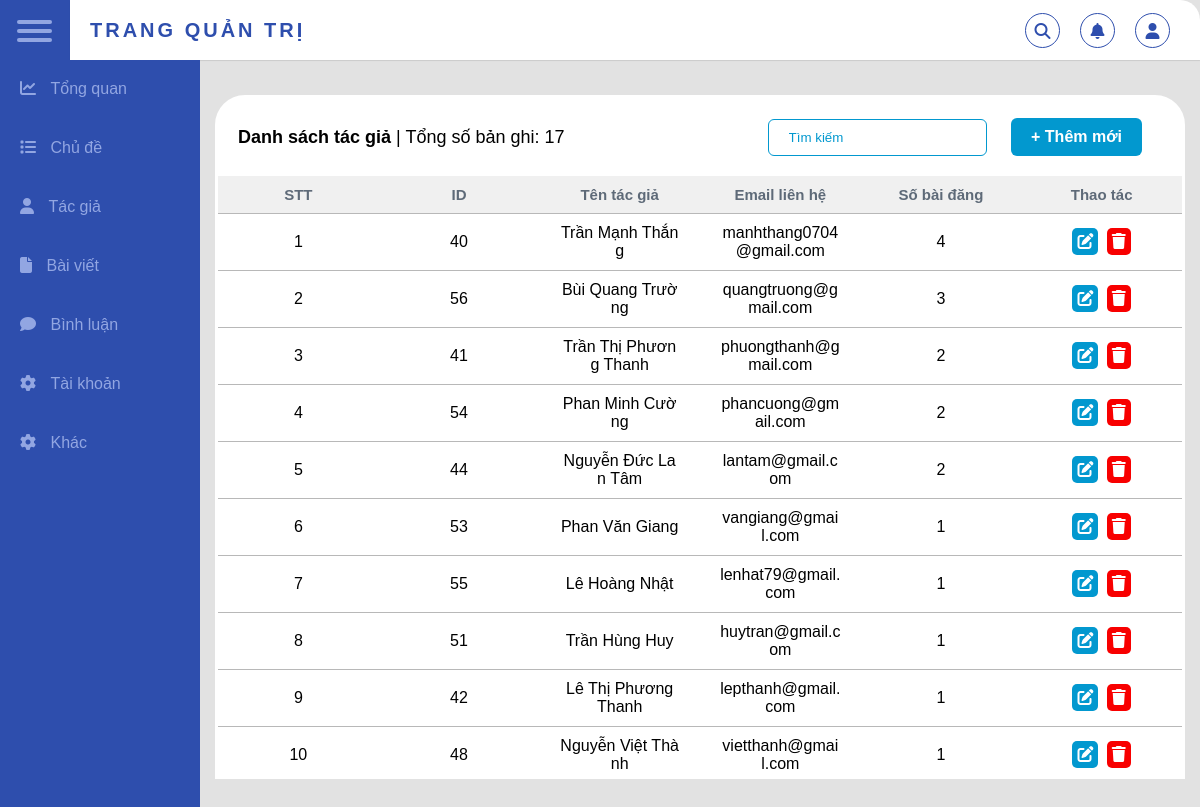
The app's page /Main/backend/author_list.php with its own data.
### tables this page shows
CREATE TABLE `author` (
  `author_id` int NOT NULL,
  `author_name` varchar(255) NOT NULL,
  `author_mail` varchar(255) NOT NULL
);

### Main/backend/database.php (called while the page is built, shortened)
<?php
class Database
{
    public $host = "localhost";
    public $user = "root";
    public $pass  = "";
    public $dbname  = "review";
    public $link;
    private function connectDB()
    {
        $this->link = new mysqli(
            $this->host,
            $this->user,
            $this->pass,
            $this->dbname
        );
    }
    public function select($query)
    {
        $result = $this->link->query($query) or
            die($this->link->error . __LINE__);
        if ($result->num_rows > 0) {
            return $result;
        } else {
            return false;
        }
    }
}

### Main/backend/author_class.php (called while the page is built, shortened)
<?php
include_once "database.php";
?>
<?php
class author
{
    private $db;
    public function __construct()
    {
        $this->db = new Database();
    }
    public function show_author()
    {
        $query = "SELECT author.*, COUNT(baiviet.baiviet_id)
                 FROM author LEFT JOIN baiviet ON author.author_id = baiviet.author_id
                 GROUP BY author_name, author_id, author_mail
                 ORDER BY COUNT(baiviet.baiviet_id) DESC";
        $result = $this->db->select($query);
        return $result;
    }
    public function count_author()
    {
        $query = "SELECT COUNT(*) FROM author";
        $result = $this->db->select($query);
        return $result;
    }
}
?>

### Main/backend/author_list.php (the view, shortened to what this page needs)
<?php
include "header_backend.php";
include_once "author_class.php";
?>
<?php
$author = new author;
$show_author = $author->show_author();
$total_author = $author->count_author();
?>
<link rel="stylesheet" href="../css/sticky_table.css" />
<link rel="stylesheet" href="../css/dialog_final.css" />
<link rel="stylesheet" href="https://cdnjs.cloudflare.com/ajax/libs/font-awesome/6.5.2/css/all.min.css" />
<div class="table">
    <div class="table_header">
        <?php
        $result_total_author = $total_author->fetch_assoc();
        ?>
        <p><b>Danh sách tác giả</b> | Tổng số bản ghi: <?php echo $result_total_author['COUNT(*)']; ?></p>
        <div class="right-conner">
            <input type="text" id="searchInput" name="search_author" placeholder="Tìm kiếm" />
            <a href="#my-dialog-add" class="button">+ Thêm mới</a>
                    <?php include "author_add.php"; ?>
        </div>
    </div>
    <div class="table_section">
        <table>
            <thead>
                <tr>
                    <th>STT</th>
                    <th>ID</th>
                    <th>Tên tác giả</th>
                    <th>Email liên hệ</th>
                    <th>Số bài đăng</th>
                    <th>Thao tác</th>
                </tr>
            </thead>
            <tbody>
                <?php
                if ($show_author) {
                    $i = 0;
                    while ($result = $show_author->fetch_assoc()) {
                        $i++;
                ?>
                        <tr>
                            <td><?php echo $i; ?></td>
                            <td><?php echo isset($result['author_id']) ? $result['author_id'] : ''; ?></td>
                            <td><?php echo $result['author_name']; ?></td>
                            <td><?php echo $result['author_mail']; ?></td>
                            <td><?php echo $result['COUNT(baiviet.baiviet_id)']; ?></td>
                            <td>
                                <a href="author_update.php?author_id=<?php echo $result['author_id']; ?>" class="btn btn-update"><i class=" fa-solid fa-pen-to-square"></i></a>
                                <a href="author_delete.php?author_id=<?php echo $result['author_id'] ?>" class="btn btn-delete"><i class="fa-solid fa-trash"></i></a>
                            </td>
                        </tr>
                <?php
                    }
                }
                ?>
            </tbody>
        </table>
    </div>
</div>

### Main/css/styles.css (style rules this page uses)
* { margin: 0; list-style-type: none; padding: 0px; text-decoration: none; box-sizing: border-box; font-family: "Monsterrat", sans-serif; }
body { background-color: #e2e2e2; }

### Main/css/sticky_table.css (style rules this page uses)
* { margin: 0; padding: 0; box-sizing: border-box; }
body { font-family: "Poppins", sans-serif; overflow: hidden; }
.table { width: 100%; border: 3px solid #ffffff; border-top-left-radius: 30px; border-top-right-radius: 30px; background-color: #ffffff; }
.table_header { display: flex; justify-content: space-between; align-items: center; flex-wrap: wrap; padding: 20px; background-color: #ffffff; border-top-left-radius: 25px; border-top-right-radius: 25px; }
.table_header p { color: #000000; font-size: 18px; }
.table_section { height: 600px; overflow: auto; }
table { width: 100%; height: 100%; table-layout: fixed; min-width: 900px; border-collapse: collapse; }
thead th { position: sticky; top: 0; background-color: #f0f0f0; color: #5e6a78; font-size: 15px; }
th, td { border-bottom: 1px solid #b8b8b8; padding: 10px 20px; word-break: break-all; text-align: center; }
.btn-update { background-color: #0298cf; color: #fff; padding: 5px 5px; border-radius: 5px; text-decoration: none; margin-right: 4px; }
.btn-delete { background-color: #f80000; color: #fff; padding: 5px 5px; border-radius: 5px; text-decoration: none; }
::placeholder { color: #0298cf; }
.table_header p { color: #000000; }
.table_header div a.button { margin: 0 20px; }
input { padding: 10px 20px; border: 1px solid #0298cf; border-radius: 6px; color: #0298cf; }
table { width: 100%; table-layout: fixed; min-width: 900px; border-collapse: collapse; }

### Main/backend/author_list.php (style rules this page uses)
.button { display: inline-block; padding: 10px 20px; background-color: #0298cf; color: #fff; text-decoration: none; border: none; border-radius: 6px; cursor: pointer; font-size: 16px; font-weight: bold; transition: background-color 0.3s ease; }

### records on screen
author: author_id "40", author_name "Trần Mạnh Thắng", author_mail "manhthang0704@gmail.com", COUNT "4"
author: author_id "56", author_name "Bùi Quang Trường", author_mail "quangtruong@gmail.com", COUNT "3"
author: author_id "41", author_name "Trần Thị Phương Thanh", author_mail "phuongthanh@gmail.com", COUNT "2"
author: author_id "54", author_name "Phan Minh Cường", author_mail "phancuong@gmail.com", COUNT "2"
author: author_id "44", author_name "Nguyễn Đức Lan Tâm", author_mail "lantam@gmail.com", COUNT "2"
author: author_id "53", author_name "Phan Văn Giang", author_mail "vangiang@gmail.com", COUNT "1"
author: author_id "55", author_name "Lê Hoàng Nhật", author_mail "lenhat79@gmail.com", COUNT "1"
author: author_id "51", author_name "Trần Hùng Huy", author_mail "huytran@gmail.com", COUNT "1"
author: author_id "42", author_name "Lê Thị Phương Thanh", author_mail "lepthanh@gmail.com", COUNT "1"
author: author_id "48", author_name "Nguyễn Việt Thành", author_mail "vietthanh@gmail.com", COUNT "1"

### other values on screen
$result_total_author['COUNT(*)'] "17"
